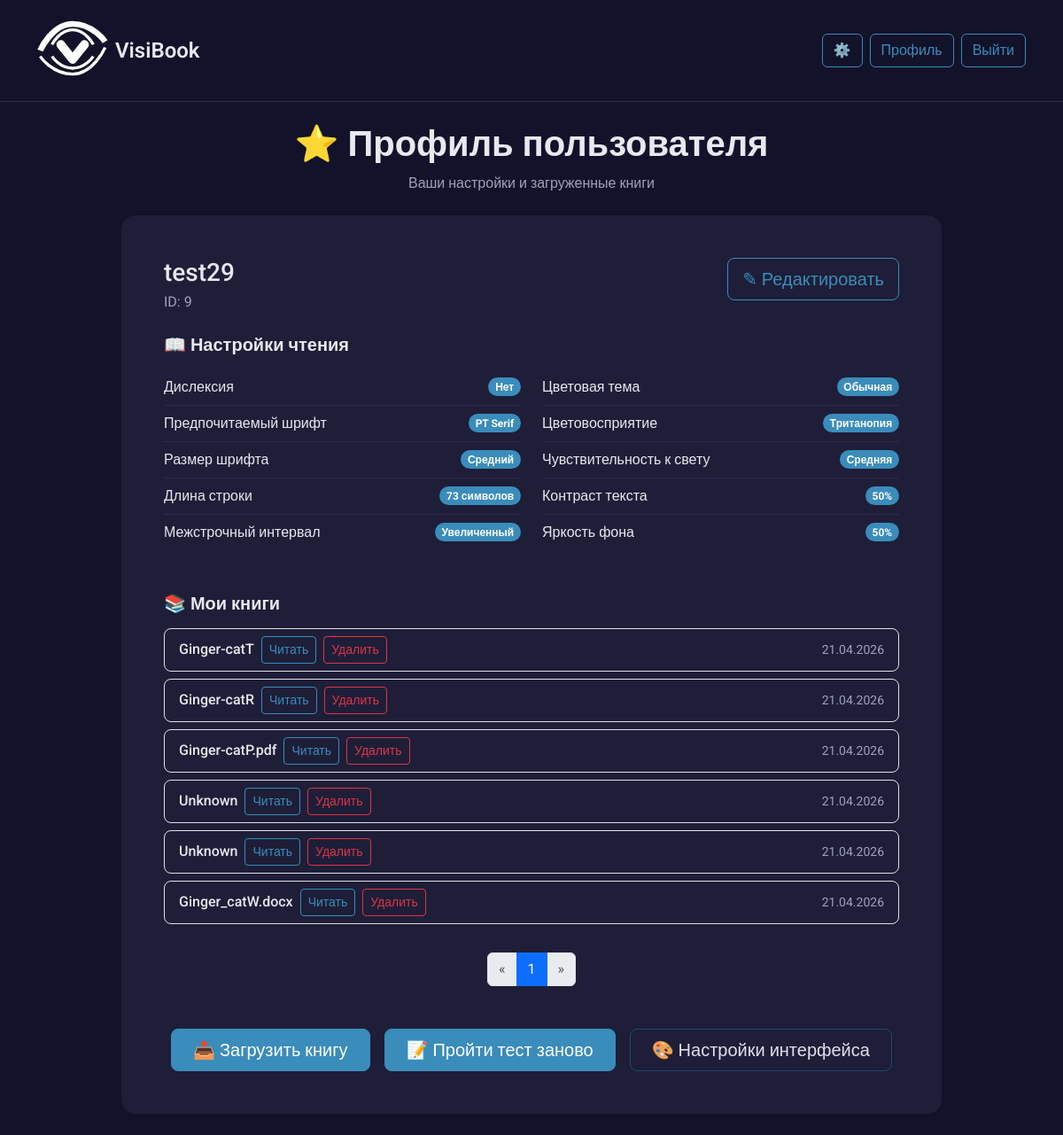
/profile/9 (signed in), run on the app's committed database.
### app.py (models this page shows, shortened)
class User(db.Model):
    id = db.Column(db.Integer, primary_key=True)
    username = db.Column(db.String(80), unique=True, nullable=False, default='user1')
    password_hash = db.Column(db.String(200))
    contrast = db.Column(db.String(20))       # 'high', 'medium', 'low'
    color_vision = db.Column(db.String(20))   # 'normal', 'deutan', 'protan', 'tritan'
    font_pref = db.Column(db.String(20))      # 'small', 'medium', 'large'
    theme_pref = db.Column(db.String(20))     # 'light', 'dark', 'sepia', 'high_contrast'
    line_height = db.Column(db.String(20), default='normal')      # 'normal' или 'large'
    color_blindness_type = db.Column(db.String(20), default='none')   # 'none', 'protanopia', 'deuteranopia', 'tritanopia'
    has_dyslexia = db.Column(db.Boolean, default=False)
    light_sensitivity_level = db.Column(db.String(20), default='low')   # 'low', 'medium', 'high'
    preferred_font = db.Column(db.String(50), default='Roboto')
    contrast_sensitivity = db.Column(db.Integer, default=50)
    brightness_preference = db.Column(db.Integer, default=50)
    preferred_line_width_ch = db.Column(db.Integer, default=66)
    ui_theme = db.Column(db.String(20), default='light')      # 'light', 'dark', 'mono'
    ui_font_size = db.Column(db.String(20), default='medium') # 'small', 'medium', 'large'
    created_at = db.Column(db.DateTime, default=datetime.utcnow)

class Book(db.Model):
    id = db.Column(db.Integer, primary_key=True)
    user_id = db.Column(db.Integer, db.ForeignKey('user.id'), nullable=False)
    filename = db.Column(db.String(200), nullable=False)
    file_path = db.Column(db.String(300), nullable=False)
    extracted_html_path = db.Column(db.String(300))  # путь к сгенерированному HTML
    title = db.Column(db.String(200))  # будет извлечено из метаданных
    uploaded_at = db.Column(db.DateTime, default=datetime.utcnow)
    last_position = db.Column(db.Integer, default=0)
    user = db.relationship('User', backref=db.backref('books', lazy=True))

### app.py (the view)
@app.route('/profile/<int:user_id>')
def profile(user_id):
    if 'user_id' not in session:
        return redirect(url_for('login'))
    if session['user_id'] != user_id:
        return "Доступ запрещён", 403
    user = User.query.get_or_404(user_id)
    page = request.args.get('page', 1, type=int)
    per_page = 10
    books_pagination = Book.query.filter_by(user_id=user.id).order_by(Book.uploaded_at.desc()).paginate(page=page, per_page=per_page, error_out=False)
    return render_template('profile.html', user=user, books=books_pagination)

### templates/profile.html
{% extends "base.html" %}
{% block content %}
<div class="row justify-content-center">
    <div class="col-lg-10">
        <div class="text-center mb-4">
            <h1 class="fw-semibold">⭐ Профиль пользователя</h1>
            <p class="text-muted">Ваши настройки и загруженные книги</p>
        </div>
        <div class="card border-0 shadow-sm rounded-4 mb-4">
            <div class="card-body p-4 p-md-5">
                <div class="d-flex flex-wrap justify-content-between align-items-start mb-3">
                    <div>
                        <h5 class="card-title mb-1 fs-3">{{ user.username }}</h5>
                        <p class="text-muted mb-0">ID: {{ user.id }}</p>
                    </div>
                    <div class="mt-2 mt-sm-0">
                        <a href="{{ url_for('edit_profile') }}" class="btn btn-outline-primary btn-lg">✎ Редактировать</a>
                    </div>
                </div>
                <h6 class="mt-4 mb-3 fs-5 fw-semibold">📖 Настройки чтения</h6>
                <div class="row g-4">
                    <div class="col-md-6">
                        <ul class="list-group list-group-flush bg-transparent">
                            <li class="list-group-item d-flex justify-content-between align-items-center px-0">
                                Дислексия
                                <span class="badge bg-primary rounded-pill">{{ 'Да' if user.has_dyslexia else 'Нет' }}</span>
                            </li>
                            <li class="list-group-item d-flex justify-content-between align-items-center px-0">
                                Предпочитаемый шрифт
                                <span class="badge bg-primary rounded-pill">{{ user.preferred_font or 'Roboto' }}</span>
                            </li>
                            <li class="list-group-item d-flex justify-content-between align-items-center px-0">
                                Размер шрифта
                                <span class="badge bg-primary rounded-pill">
                                    {% if user.font_pref == 'small' %}Мелкий
                                    {% elif user.font_pref == 'medium' %}Средний
                                    {% elif user.font_pref == 'large' %}Крупный
                                    {% else %}Не указан{% endif %}
                                </span>
                            </li>
                            <li class="list-group-item d-flex justify-content-between align-items-center px-0">
                                Длина строки
                                <span class="badge bg-primary rounded-pill">{{ user.preferred_line_width_ch or 66 }} символов</span>
                            </li>
                            <li class="list-group-item d-flex justify-content-between align-items-center px-0">
                                Межстрочный интервал
                                <span class="badge bg-primary rounded-pill">
                                    {% if user.line_height == 'large' %}Увеличенный
                                    {% else %}Обычный{% endif %}
                                </span>
                            </li>
                        </ul>
                    </div>
                    <div class="col-md-6">
                        <ul class="list-group list-group-flush bg-transparent">
                            <li class="list-group-item d-flex justify-content-between align-items-center px-0">
                                Цветовая тема
                                <span class="badge bg-primary rounded-pill">
                                    {% if user.theme_pref == 'normal' %}Обычная
                                    {% elif user.theme_pref == 'high' %}Высокий контраст
                                    {% elif user.theme_pref == 'dark' %}Тёмная
                                    {% elif user.theme_pref == 'sepia' %}Сепия
                                    {% else %}Не указана{% endif %}
                                </span>
                            </li>
                            <li class="list-group-item d-flex justify-content-between align-items-center px-0">
                                Цветовосприятие
                                <span class="badge bg-primary rounded-pill">
                                    {% if user.color_vision == 'normal' %}Нормальное
                                    {% elif user.color_vision == 'deutan' %}Дейтеранопия
                                    {% elif user.color_vision == 'protan' %}Протанопия
                                    {% elif user.color_vision == 'tritan' %}Тританопия
                                    {% else %}Не указано{% endif %}
                                </span>
                            </li>
                            <li class="list-group-item d-flex justify-content-between align-items-center px-0">
                                Чувствительность к свету
                                <span class="badge bg-primary rounded-pill">
                                    {% if user.light_sensitivity_level == 'low' %}Низкая
                                    {% elif user.light_sensitivity_level == 'medium' %}Средняя
                                    {% elif user.light_sensitivity_level == 'high' %}Высокая
                                    {% else %}Не указана{% endif %}
                                </span>
                            </li>
                            <li class="list-group-item d-flex justify-content-between align-items-center px-0">
                                Контраст текста
                                <span class="badge bg-primary rounded-pill">{{ user.contrast_sensitivity or 50 }}%</span>
                            </li>
                            <li class="list-group-item d-flex justify-content-between align-items-center px-0">
                                Яркость фона
                                <span class="badge bg-primary rounded-pill">{{ user.brightness_preference or 50 }}%</span>
                            </li>
                        </ul>
                    </div>
                </div>
                <h6 class="mt-5 mb-3 fs-5 fw-semibold">📚 Мои книги</h6>
                {% if books.items %}
                <div class="list-group">
                    {% for book in books.items %}
                    <div class="list-group-item d-flex flex-wrap justify-content-between align-items-center rounded-3 mb-2 border">
                        <div class="d-flex flex-wrap align-items-center gap-2">
                            <span class="fw-medium">{{ book.title }}</span>
                            {% if book.extracted_html_path %}
                                <a href="/read/{{ book.id }}" class="btn btn-sm btn-outline-primary">Читать</a>
                            {% else %}
                                <span class="badge bg-warning text-dark">HTML не готов</span>
                            {% endif %}
                            <form action="{{ url_for('delete_book', book_id=book.id) }}" method="POST" class="d-inline" onsubmit="return confirm('Удалить книгу? Это действие нельзя отменить.');">
                                <button type="submit" class="btn btn-sm btn-outline-danger">Удалить</button>
                            </form>
                        </div>
                        <span class="text-muted small">{{ book.uploaded_at.strftime('%d.%m.%Y') }}</span>
                    </div>
                    {% endfor %}
                </div>
                <nav aria-label="Навигация по книгам">
                    <ul class="pagination justify-content-center mt-4">
                        {% if books.has_prev %}
                            <li class="page-item"><a class="page-link" href="{{ url_for('profile', user_id=user.id, page=books.prev_num) }}">« </a></li>
                        {% else %}
                            <li class="page-item disabled"><span class="page-link">« </span></li>
                        {% endif %}
                        {% for page_num in books.iter_pages(left_edge=1, right_edge=1, left_current=2, right_current=2) %}
                            {% if page_num %}
                                {% if page_num == books.page %}
                                    <li class="page-item active"><span class="page-link">{{ page_num }}</span></li>
                                {% else %}
                                    <li class="page-item"><a class="page-link" href="{{ url_for('profile', user_id=user.id, page=page_num) }}">{{ page_num }}</a></li>
                                {% endif %}
                            {% else %}
                                <li class="page-item disabled"><span class="page-link">...</span></li>
                            {% endif %}
                        {% endfor %}
                        {% if books.has_next %}
                            <li class="page-item"><a class="page-link" href="{{ url_for('profile', user_id=user.id, page=books.next_num) }}"> »</a></li>
                        {% else %}
                            <li class="page-item disabled"><span class="page-link"> »</span></li>
                        {% endif %}
                    </ul>
                </nav>
                {% else %}
                <div class="alert alert-light text-center py-3 rounded-3">
                    <p class="mb-0">У вас пока нет загруженных книг.</p>
                </div>
                {% endif %}
                <div class="d-flex flex-wrap justify-content-center gap-3 mt-5">
                    <a href="/upload/{{ user.id }}" class="btn btn-primary btn-lg px-4">📤 Загрузить книгу</a>
                    <a href="/test" class="btn btn-primary btn-lg px-4">📝 Пройти тест заново</a>
                    <a href="{{ url_for('settings') }}" class="btn btn-outline-secondary btn-lg px-4">🎨 Настройки интерфейса</a>
                </div>
            </div>
        </div>
    </div>
</div>
{% endblock %}

### templates/base.html (shortened to what this page needs)
<!doctype html>
<html lang="ru">
<head>
    <link href="https://cdn.jsdelivr.net/npm/bootstrap@5.3.0/dist/css/bootstrap.min.css" rel="stylesheet">
    <link rel="stylesheet" href="https://cdn.jsdelivr.net/npm/bootstrap-icons@1.11.3/font/bootstrap-icons.min.css">
</head>
<body {% block body_attributes %}{% endblock %} class="{% if ui_theme == 'dark' %}ui-theme-dark{% elif ui_theme == 'mono' %}ui-theme-mono{% endif %} ">
    <nav class="navbar navbar-expand-lg mb-4">
        <div class="container">
            <a class="navbar-brand" href="/">
                <img src="{{ url_for('static', filename='logo/Logo_VisiBook' + ('_mood_dark' if ui_theme == 'dark' else '_monochrome' if ui_theme == 'mono' else '') + '.svg') }}" alt="VisiBook logo">
                VisiBook
            </a>
            <div class="collapse navbar-collapse" id="navbarNav">
                <ul class="navbar-nav ms-auto">
                    {% if session.user_id %}
                        <li class="nav-item">
                            <a class="btn btn-outline-primary ms-2" href="{{ url_for('settings') }}">⚙️</a>
                        </li>
                        <li class="nav-item">
                            <a class="btn btn-outline-primary ms-2"  href="/profile/{{ session.user_id }}">Профиль</a>
                        </li>
                        <li class="nav-item">
                            <a class="btn btn-outline-primary ms-2"  href="/logout">Выйти</a>
                        </li>
                    {% endif %}
                </ul>
            </div>
        </div>
    </nav>
    <div class="container mt-4">
        {% block content %}{% endblock %}
    </div>
</body>
</html>

### data on the page
User: ui_theme (picture), username "test29", id "9", has_dyslexia "Нет", preferred_font "PT Serif", preferred_line_width_ch "73", contrast_sensitivity "50", brightness_preference "50"
Book: title "Ginger-catT", uploaded_at "21.04.2026"
Book: title "Ginger-catR", uploaded_at "21.04.2026"
Book: title "Ginger-catP.pdf", uploaded_at "21.04.2026"
Book: title "Unknown", uploaded_at "21.04.2026"
Book: title "Unknown", uploaded_at "21.04.2026"
Book: title "Ginger_catW.docx", uploaded_at "21.04.2026"

### other printed values
{{ page_num }} "1"
